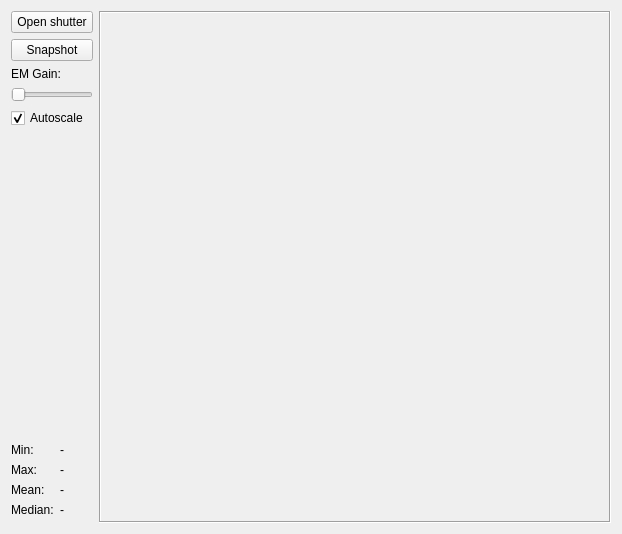
<?xml version="1.0" encoding="UTF-8"?>
<ui version="4.0">
 <class>Form</class>
 <widget class="QWidget" name="Form">
  <property name="geometry">
   <rect>
    <x>0</x>
    <y>0</y>
    <width>622</width>
    <height>530</height>
   </rect>
  </property>
  <property name="sizePolicy">
   <sizepolicy hsizetype="Fixed" vsizetype="Fixed">
    <horstretch>0</horstretch>
    <verstretch>0</verstretch>
   </sizepolicy>
  </property>
  <property name="windowTitle">
   <string>Camera</string>
  </property>
  <layout class="QHBoxLayout" name="horizontalLayout">
   <item>
    <layout class="QVBoxLayout" name="verticalLayout_2">
     <item>
      <widget class="QPushButton" name="pushButtonShutter">
       <property name="text">
        <string>Open shutter</string>
       </property>
      </widget>
     </item>
     <item>
      <widget class="QPushButton" name="pushButtonSnapshot">
       <property name="text">
        <string>Snapshot</string>
       </property>
      </widget>
     </item>
     <item>
      <widget class="QLabel" name="labelGain">
       <property name="text">
        <string>EM Gain:</string>
       </property>
      </widget>
     </item>
     <item>
      <widget class="QSlider" name="horizontalSliderGain">
       <property name="maximum">
        <number>300</number>
       </property>
       <property name="orientation">
        <enum>Qt::Horizontal</enum>
       </property>
       <property name="tickPosition">
        <enum>QSlider::NoTicks</enum>
       </property>
       <property name="tickInterval">
        <number>10</number>
       </property>
      </widget>
     </item>
     <item>
      <widget class="QCheckBox" name="checkBoxAutoscale">
       <property name="text">
        <string>Autoscale</string>
       </property>
       <property name="checked">
        <bool>true</bool>
       </property>
       <property name="tristate">
        <bool>false</bool>
       </property>
      </widget>
     </item>
     <item>
      <spacer name="verticalSpacer">
       <property name="orientation">
        <enum>Qt::Vertical</enum>
       </property>
       <property name="sizeHint" stdset="0">
        <size>
         <width>20</width>
         <height>40</height>
        </size>
       </property>
      </spacer>
     </item>
     <item>
      <layout class="QFormLayout" name="formLayout">
       <property name="fieldGrowthPolicy">
        <enum>QFormLayout::AllNonFixedFieldsGrow</enum>
       </property>
       <item row="1" column="0">
        <widget class="QLabel" name="label_2">
         <property name="text">
          <string>Min:</string>
         </property>
        </widget>
       </item>
       <item row="1" column="1">
        <widget class="QLabel" name="labelMin">
         <property name="text">
          <string>-</string>
         </property>
        </widget>
       </item>
       <item row="2" column="0">
        <widget class="QLabel" name="label">
         <property name="text">
          <string>Max:</string>
         </property>
        </widget>
       </item>
       <item row="2" column="1">
        <widget class="QLabel" name="labelMax">
         <property name="text">
          <string>-</string>
         </property>
        </widget>
       </item>
       <item row="3" column="0">
        <widget class="QLabel" name="label_4">
         <property name="text">
          <string>Mean:</string>
         </property>
        </widget>
       </item>
       <item row="3" column="1">
        <widget class="QLabel" name="labelMean">
         <property name="text">
          <string>-</string>
         </property>
        </widget>
       </item>
       <item row="4" column="0">
        <widget class="QLabel" name="label_3">
         <property name="text">
          <string>Median:</string>
         </property>
        </widget>
       </item>
       <item row="4" column="1">
        <widget class="QLabel" name="labelMedian">
         <property name="text">
          <string>-</string>
         </property>
        </widget>
       </item>
      </layout>
     </item>
     <item>
      <widget class="QwtPlot" name="qwtPlotHistogram">
       <property name="maximumSize">
        <size>
         <width>100</width>
         <height>16777215</height>
        </size>
       </property>
       <property name="frameShadow">
        <enum>QFrame::Plain</enum>
       </property>
       <property name="lineWidth">
        <number>1</number>
       </property>
      </widget>
     </item>
    </layout>
   </item>
   <item>
    <widget class="QLabel" name="labelDisplay">
     <property name="sizePolicy">
      <sizepolicy hsizetype="Fixed" vsizetype="Fixed">
       <horstretch>0</horstretch>
       <verstretch>0</verstretch>
      </sizepolicy>
     </property>
     <property name="minimumSize">
      <size>
       <width>512</width>
       <height>512</height>
      </size>
     </property>
     <property name="maximumSize">
      <size>
       <width>512</width>
       <height>512</height>
      </size>
     </property>
     <property name="frameShape">
      <enum>QFrame::Box</enum>
     </property>
     <property name="frameShadow">
      <enum>QFrame::Sunken</enum>
     </property>
     <property name="text">
      <string/>
     </property>
    </widget>
   </item>
  </layout>
 </widget>
 <customwidgets>
  <customwidget>
   <class>QwtPlot</class>
   <extends>QFrame</extends>
   <header>qwt_plot.h</header>
  </customwidget>
 </customwidgets>
 <resources/>
 <connections/>
</ui>
